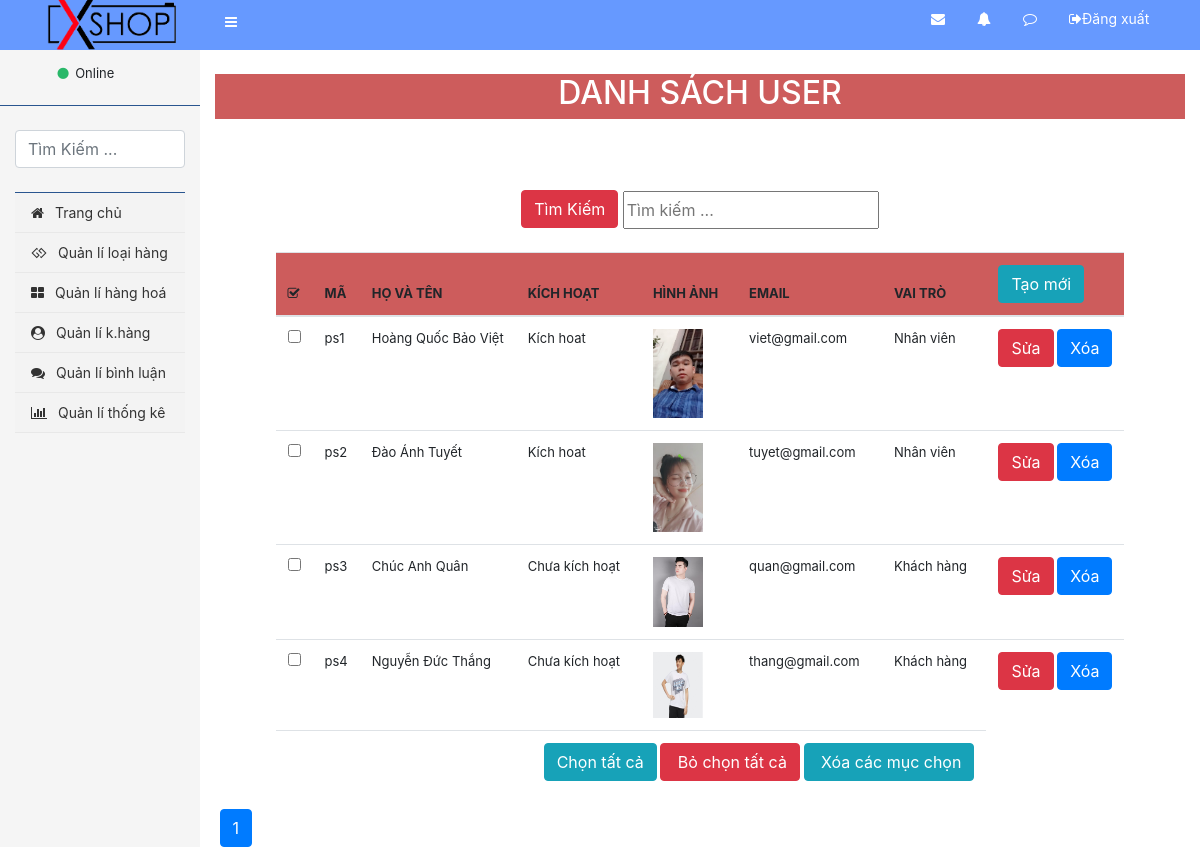
Screenshot of /admin/khach_hang/list.php with the database file from the repository.
### tables this page shows
CREATE TABLE `khach_hang` (
  `id` varchar(50) NOT NULL,
  `mat_khau` varchar(50) NOT NULL,
  `ho_ten` varchar(50) NOT NULL,
  `kich_hoat` bit(1) NOT NULL,
  `hinh` varchar(255) NOT NULL,
  `email` varchar(50) NOT NULL,
  `vai_tro` bit(1) NOT NULL
);

### dao/pdo.php (called while the page is built, shortened)
<?php
    function connect(){
        $host = "localhost" ;
        $dbname = "dam" ;
        $dbusername = "root" ;
        $dbpass = "" ;
        return new PDO("mysql:host=$host;dbname=$dbname;charset=utf8", $dbusername,$dbpass) ;
    }
    function select_all($sql){
        $connect = connect();
        $stml = $connect->prepare($sql);
        $stml->execute();
        return $select_all = $stml->fetchAll();
    }
?>

### admin/khach_hang/list.php (the view, shortened to what this page needs)
<?php
    include  "../layout/header.php" ;
    require_once APP_PATH."/dao/pdo.php" ;
    if (!isset($_GET['product'])) {
        $product = 1;
    } else {
        $product = $_GET['product'];
    }
    $data = 5;
    $sql = "SELECT count(*) FROM `khach_hang`";
    $conn = connect() ;
    $result = $conn->prepare($sql);
    $result->execute();
    $number = $result->fetchColumn();
    $page = ceil($number / $data);
    $tin = ($product - 1) * $data;
    $keyword = isset($_GET['keyword']) ? $_GET['keyword'] : "" ;
    $sql = "SELECT * FROM khach_hang LIMIT $tin, $data" ;
    $khach_hangs = select_all($sql) ;
?>
<div class="col-md-10">
        <div style=" width: 100%; background-color: indianred; height: 45px; color: white; margin-right: 40px;" class="text-center mb-5 mt-4">
                <span><h2 style="text-transform: uppercase;">Danh sách user</h2></span>
        </div>
        <div class="row">
            <div class="col-md-12 text-danger d-flex justify-content-center align-items-center">
                <form action="" method="GET" class="mt-4">
                    <div class="form-group">
                        <label for=""><button class="btn btn-danger" style="margin-top: -5px;">Tìm Kiếm</button></label>
                        <input type="text" placeholder="Tìm kiếm ..." style="height: 38px;" name="keyword" value="<?= $keyword ?>">
                    </div>
                </form>
            </div>
        </div>
        <div class="row">
             <div class="col-md-12 d-flex justify-content-center align-items-center">
                <form action="" method="POST">
                    <table class="table " style="font-size: 13px;">
                        <thead style="background-color: indianred;">
                            <tr>
                                <th width="20"><i class="fa fa-check-square-o" aria-hidden="true"></i></th>
                                <th>MÃ </th>
                                <th>HỌ VÀ TÊN</th>
                                <th>KÍCH HOẠT</th>
                                <th>HÌNH ẢNH</th>
                                <th>EMAIL</th>
                                <th>VAI TRÒ</th>
                                <th>
                                    <a href="<?= BASE_URL?>admin/khach_hang/new.php" class="btn btn-info">
                                        Tạo mới
                                    </a>
                                </th>
                            </tr>
                        </thead>
                        <tbody>
                        <?php foreach ($khach_hangs as $key) {?>
                                <tr>
                                    <td>
                                        <input type="checkbox" name="delete[]" value="<?php echo $key['id'] ?>">
                                    </td>
                                    <td><?php echo $key['id'] ?></td>
                                    <td><?php echo $key['ho_ten'] ?></td>
                                    <td>
                                        <?php if ($key['kich_hoat'] == "1") {
                                            echo "Kích hoat";
                                        } else {
                                            echo "Chưa kích hoạt";
                                        }
                                        ?>
                                    </td>
                                    <td>
                                        <img src="<?php echo BASE_URL. $key['hinh'] ?>" class="img-fluid" width="50" alt="">
                                    </td>
                                    <td><?php echo $key['email'] ?></td>
                                    <td>
                                        <?php if ($key['vai_tro'] == "1") {
                                            echo "Nhân viên";
                                        } else {
                                            echo "Khách hàng";
                                        }
                                        ?>
                                    </td>
                                    <td>
                                    <a href="<?php echo BASE_URL ?>admin/khach_hang/edit.php?id=<?= $key['id'] ?>" class="btn btn-danger">Sửa</a>
                                    <a href="<?php echo BASE_URL ?>admin/khach_hang/delete.php?id=<?= $key['id'] ?>" class="btn btn-primary" onclick="return confirm('Bạn chắc chắn muốn xóa ?')">Xóa</a>
                                    </td>
                                </tr>
                        <?php } ?>
                                <tr>
                                    <td></td>
                                    <td></td>
                                    <td></td>
                                    <td colspan="4">
                                        <input type="button" value="Chọn tất cả" id="chonAll" class=" ml-3 btn btn-info">
                                        <input type="button" value=" Bỏ chọn tất cả" id="bochonAll" class="btn btn-danger">
                                        <input type="submit" value=" Xóa các mục chọn" id="xoaAll" name="xoaAll" class="btn btn-info">
                                    </td>
                                </tr>
                        </tbody>
                    </table>
                </form>
             </div>
        </div>
        <?php
            for ($t = 1; $t <= $page; $t++) { ?>
                &nbsp;<a name="" id="" class="btn btn-primary" href="<?php echo BASE_URL ?>admin/khach_hang/list.php?product=<?= $t ?>" role="button"> <?= $t ?></a>
            <?php
            }
            ?>
   </div>
   </div>
   </div>
</body>
</html>

### admin/layout/header.php (shortened to what this page needs)
<!DOCTYPE html>
<html lang="en">
<head>
    <?php include "../link/link.php" ?>
    <link rel="stylesheet" href="<?php echo BASE_URL; ?>/public/css/tk.css">
</head>
<body>
    <div class="container-fluid header">
          <div class="row header-top">
               <div class="col-md-2">
               </div>
               <div class="col-md-1">
                    <a href=""> <i class="fa fa-bars" style="margin-left: 10px; color: white;margin-top: 15px;" aria-hidden="true"></i></a>
               </div>
               <div class="col-md-6">
               </div>
               <div class="col-md-3">
                    <ul class="nav">
                        <li class="nav-item">
                            <a class="nav-link text-white" href="#"><i class="fa fa-envelope" aria-hidden="true"></i></a>
                        </li>
                        <li class="nav-item">
                            <a class="nav-link text-white" href="#"><i class="fa fa-bell" aria-hidden="true"></i></a>
                        </li>
                        <li class="nav-item">
                            <a class="nav-link text-white" href="#"><i class="fa fa-comment-o" aria-hidden="true"></i></a>
                        </li>
                        <li class="nav-item">
                            <a class="nav-link text-white" href="<?php echo BASE_URL ?>tai_khoan/logout.php" onclick="return confirm('Bạn chắc chắn muốn đăng xuất ?')">
                                <i class="fa fa-sign-out" aria-hidden="true"></i>Đăng xuất
                            </a>
                        </li>
                    </ul>
               </div>
          </div>
    </div>
    <div class="container-fluid">
        <div class="row">
            <div class="col-md-2 left">
                <div class="row image-ad mb-4 mt-2">
                    <div>
                    </div>
                    <div style="margin-left: 5px;">
                        <p class="online" style="font-size: 13px;"><i class="fa fa-circle dot" aria-hidden="true"></i>&ensp;Online</p>
                    </div>
                </div>
                <div class="form">
                    <form action="#" class="mb-4">
                            <input type="text" name="search" id="search" placeholder="Tìm Kiếm ..." class="form-control">
                    </form>
                </div>
                <div id="menu">
                    <ul>
                        <li><a href="<?php echo BASE_URL ?>index.php"><i class="fa fa-home" aria-hidden="true"></i> &ensp;Trang chủ</a></li>
                        <li><a href="<?php echo BASE_URL ?>admin/loai_hang/list.php?product=1"><i class="fa fa-gg" aria-hidden="true"></i>&ensp; Quản lí loại hàng</a>
                        </li>
                        <li><a href="<?php echo BASE_URL ?>admin/hang_hoa/list.php?product=1"><i class="fa fa-th-large" aria-hidden="true"></i>&ensp; Quản lí hàng hoá</a>
                        </li>
                        <li><a href="<?php echo BASE_URL ?>admin/khach_hang/list.php?product=1"><i class="fa fa-user-circle" aria-hidden="true"></i>&ensp; Quản lí k.hàng</a>
                        </li>
                        <li><a href="<?php echo BASE_URL ?>admin/binh_luan/list.php?product=1"><i class="fa fa-comments" aria-hidden="true"></i>&ensp; Quản lí bình luận</a></li>
                        <li><a href="<?php echo BASE_URL ?>admin/thong_ke/tk.php"><i class="fa fa-bar-chart" aria-hidden="true"></i>&ensp; Quản lí thống kê</a>
                        </li>
                    </ul>
                </div>
            </div>

### admin/link/link.php (shortened to what this page needs)
<link rel="stylesheet" href="https://stackpath.bootstrapcdn.com/bootstrap/4.5.2/css/bootstrap.min.css">
<link rel="stylesheet" href="https://cdnjs.cloudflare.com/ajax/libs/font-awesome/4.7.0/css/font-awesome.min.css">

### admin/layout/header.php (style rules this page uses)
a { font-size: 14px; }
.header-top { height: 50px; background-color: #6699ff; }
.left { width: 100%; background-color: #f5f5f5; }
.image-ad { border-bottom: 1px solid #29558f ; display: grid; grid-template-columns: 25% 1fr; padding: 5px; }
.dot { color: #29b869; margin-top: -10px; }
.online { margin-top: -15px; }
.form { border-bottom: 1px solid #29558f; }
#menu ul { background-color: #f3f3f3; width: auto; padding: 0; list-style-type: none; text-align: left; }
#menu li { width: auto; height: 40px; line-height: 40px; border-bottom: 1px solid #e8e8e8; padding: 0 1em; }
#menu li a { text-decoration: none; color: #333; display: block; }
#menu ul li { position: relative; }

### rows the page displays
khach_hang: id "ps1", ho_ten "Hoàng Quốc Bảo Việt", kich_hoat "Kích hoat", hinh (picture), email "viet@gmail.com", vai_tro "Nhân viên"
khach_hang: id "ps2", ho_ten "Đào Ánh Tuyết", kich_hoat "Kích hoat", hinh (picture), email "tuyet@gmail.com", vai_tro "Nhân viên"
khach_hang: id "ps3", ho_ten "Chúc Anh Quân", kich_hoat "Chưa kích hoạt", hinh (picture), email "quan@gmail.com", vai_tro "Khách hàng"
khach_hang: id "ps4", ho_ten "Nguyễn Đức Thắng", kich_hoat "Chưa kích hoạt", hinh (picture), email "thang@gmail.com", vai_tro "Khách hàng"
